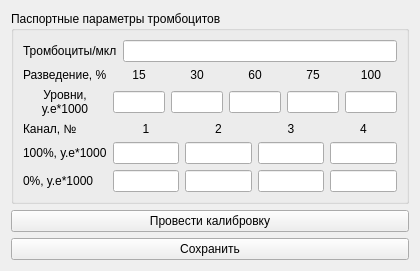
<?xml version="1.0" encoding="UTF-8"?>
<ui version="4.0">
 <class>Param</class>
 <widget class="QWidget" name="Param">
  <property name="geometry">
   <rect>
    <x>0</x>
    <y>0</y>
    <width>420</width>
    <height>257</height>
   </rect>
  </property>
  <property name="windowTitle">
   <string>Form</string>
  </property>
  <layout class="QVBoxLayout" name="verticalLayout_2">
   <item>
    <widget class="QGroupBox" name="groupBox">
     <property name="title">
      <string>Паспортные параметры тромбоцитов</string>
     </property>
     <layout class="QVBoxLayout" name="verticalLayout">
      <item>
       <layout class="QHBoxLayout" name="horizontalLayout">
        <item>
         <widget class="QLabel" name="label_2">
          <property name="text">
           <string>Тромбоциты/мкл</string>
          </property>
         </widget>
        </item>
        <item>
         <widget class="QLineEdit" name="lineEdit_6"/>
        </item>
       </layout>
      </item>
      <item>
       <layout class="QGridLayout" name="gridLayout">
        <item row="0" column="0">
         <widget class="QLabel" name="label_3">
          <property name="text">
           <string>Разведение, %</string>
          </property>
         </widget>
        </item>
        <item row="0" column="2">
         <widget class="QLabel" name="label_5">
          <property name="text">
           <string>30</string>
          </property>
          <property name="alignment">
           <set>Qt::AlignCenter</set>
          </property>
         </widget>
        </item>
        <item row="0" column="5">
         <widget class="QLabel" name="label_8">
          <property name="text">
           <string>100</string>
          </property>
          <property name="alignment">
           <set>Qt::AlignCenter</set>
          </property>
         </widget>
        </item>
        <item row="0" column="3">
         <widget class="QLabel" name="label_6">
          <property name="text">
           <string>60</string>
          </property>
          <property name="alignment">
           <set>Qt::AlignCenter</set>
          </property>
         </widget>
        </item>
        <item row="0" column="4">
         <widget class="QLabel" name="label_7">
          <property name="text">
           <string>75</string>
          </property>
          <property name="alignment">
           <set>Qt::AlignCenter</set>
          </property>
         </widget>
        </item>
        <item row="0" column="1">
         <widget class="QLabel" name="label_4">
          <property name="text">
           <string>15</string>
          </property>
          <property name="alignment">
           <set>Qt::AlignCenter</set>
          </property>
         </widget>
        </item>
        <item row="1" column="0">
         <widget class="QLabel" name="label_9">
          <property name="text">
           <string>Уровни,
у.е*1000</string>
          </property>
          <property name="alignment">
           <set>Qt::AlignCenter</set>
          </property>
         </widget>
        </item>
        <item row="1" column="1">
         <widget class="QLineEdit" name="lineEdit"/>
        </item>
        <item row="1" column="2">
         <widget class="QLineEdit" name="lineEdit_2"/>
        </item>
        <item row="1" column="3">
         <widget class="QLineEdit" name="lineEdit_3"/>
        </item>
        <item row="1" column="4">
         <widget class="QLineEdit" name="lineEdit_4"/>
        </item>
        <item row="1" column="5">
         <widget class="QLineEdit" name="lineEdit_5"/>
        </item>
       </layout>
      </item>
      <item>
       <layout class="QGridLayout" name="gridLayout_2">
        <item row="0" column="0">
         <widget class="QLabel" name="label_10">
          <property name="text">
           <string>Канал, №</string>
          </property>
         </widget>
        </item>
        <item row="0" column="2">
         <widget class="QLabel" name="label_12">
          <property name="text">
           <string>2</string>
          </property>
          <property name="alignment">
           <set>Qt::AlignCenter</set>
          </property>
         </widget>
        </item>
        <item row="0" column="1">
         <widget class="QLabel" name="label_11">
          <property name="text">
           <string>1</string>
          </property>
          <property name="alignment">
           <set>Qt::AlignCenter</set>
          </property>
         </widget>
        </item>
        <item row="0" column="3">
         <widget class="QLabel" name="label_13">
          <property name="text">
           <string>3</string>
          </property>
          <property name="alignment">
           <set>Qt::AlignCenter</set>
          </property>
         </widget>
        </item>
        <item row="2" column="0">
         <widget class="QLabel" name="label_16">
          <property name="text">
           <string>0%, у.е*1000</string>
          </property>
         </widget>
        </item>
        <item row="0" column="4">
         <widget class="QLabel" name="label_14">
          <property name="text">
           <string>4</string>
          </property>
          <property name="alignment">
           <set>Qt::AlignCenter</set>
          </property>
         </widget>
        </item>
        <item row="1" column="2">
         <widget class="QLineEdit" name="lineEdit_8"/>
        </item>
        <item row="1" column="1">
         <widget class="QLineEdit" name="lineEdit_7"/>
        </item>
        <item row="1" column="3">
         <widget class="QLineEdit" name="lineEdit_9"/>
        </item>
        <item row="1" column="4">
         <widget class="QLineEdit" name="lineEdit_10"/>
        </item>
        <item row="1" column="0">
         <widget class="QLabel" name="label_15">
          <property name="text">
           <string>100%, у.е*1000</string>
          </property>
         </widget>
        </item>
        <item row="2" column="1">
         <widget class="QLineEdit" name="lineEdit_11"/>
        </item>
        <item row="2" column="2">
         <widget class="QLineEdit" name="lineEdit_12"/>
        </item>
        <item row="2" column="3">
         <widget class="QLineEdit" name="lineEdit_13"/>
        </item>
        <item row="2" column="4">
         <widget class="QLineEdit" name="lineEdit_14"/>
        </item>
       </layout>
      </item>
     </layout>
    </widget>
   </item>
   <item>
    <widget class="QPushButton" name="pushButton_2">
     <property name="text">
      <string>Провести калибровку</string>
     </property>
    </widget>
   </item>
   <item>
    <widget class="QPushButton" name="pushButton">
     <property name="text">
      <string>Сохранить</string>
     </property>
    </widget>
   </item>
  </layout>
 </widget>
 <resources/>
 <connections/>
</ui>
